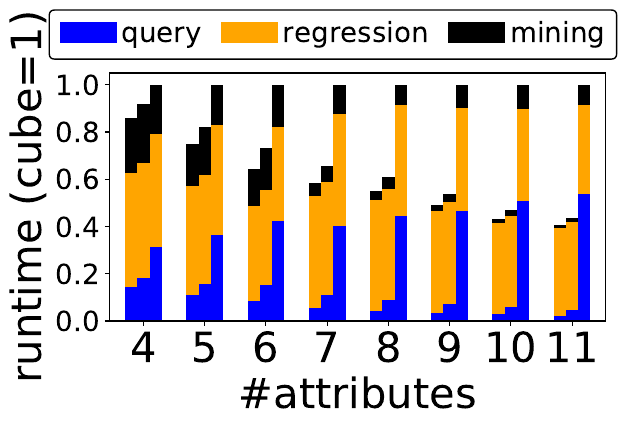

The script that saved this image:
import pandas as pd
import statsmodels.formula.api as sm
import matplotlib
matplotlib.use('PDF')
import matplotlib.patches as mpatches
import pylab as pl
from numpy import arange,power

def main():
    df_bar=pd.read_csv('crime_bar.csv',
                       index_col=['num_attribute'])
    pl.ioff()

    
    cube_bar=df_bar.query('algo==\'cube\'')[['query','regression','mining']]
    _1q1g_bar=df_bar.query('algo==\'1Q1G\'')[['query','regression','mining']]
    arp_bar=df_bar.query('algo==\'ARP-mine\'')[['query','regression','mining']]

    for index in cube_bar.index:
        norm=df_bar.query('algo==\'cube\'')['total'][index]
        for col in ['query','regression','mining']:
            cube_bar[col][index]/=norm
            _1q1g_bar[col][index]/=norm
            arp_bar[col][index]/=norm

    query_col = 'blue'
    regression_col = 'orange'
    mining_col = 'black'
    
    mycolors=[query_col, regression_col, mining_col]

    ax = pl.subplot()
    ax=cube_bar.plot.bar(stacked=True,position=-0.5,width=0.2,color=mycolors)
    ax=_1q1g_bar.plot.bar(ax=ax,stacked=True,position=0.5,width=0.2,color=mycolors)
    ax=arp_bar.plot.bar(ax=ax,stacked=True,position=1.5,width=0.2,color=mycolors)
    ax.set_xlim(-0.55, 7.55)
    ax.set_ylim(0,1.05)

    ratio = 0.5
    xleft, xright = ax.get_xlim()
    ybottom, ytop = ax.get_ylim()
    ax.set_aspect(abs((xright-xleft)/(ybottom-ytop))*ratio)
    
    rects = ax.patches

    query_patch = mpatches.Patch(color=query_col, label='query')
    regression_patch = mpatches.Patch(color=regression_col, label='regression')
    mining_patch = mpatches.Patch(color=mining_col, label='mining')
    
    legend = pl.legend(handles=[query_patch,regression_patch,mining_patch], bbox_to_anchor=(-0.15, 1., 1.2, .102),ncol=3,mode="expand", fontsize=20, handletextpad=0.2, framealpha=1)    
    legend.get_frame().set_edgecolor('black')
    # For each bar: Place a label
##    done_x=set()
##    for rect in rects:
##        if rect.get_x() in done_x:
##            continue
##        # Get X and Y placement of label from rect.
##        x_value = rect.get_x() + rect.get_width() / 2
##        y_value = 1
##
##        done_x.add(rect.get_x())
##
##        # Number of points between bar and label. Change to your liking.
##        space = 5
##        # Vertical alignment for positive values
##        va = 'bottom'
##        
##        x="{0:0.1f}".format(rect.get_x()%1)
##        if x[-1]=='7':
##            label='ARP-mine'
##        elif x[-1]=='9':
##            label='share-grp'
##        else:
##            label='cube'
##
##        # Create annotation
##        matplotlib.pyplot.annotate(
##            label,                      # Use `label` as label
##            (x_value, y_value),         # Place label at end of the bar
##            rotation=90,
##            xytext=(0, space),          # Vertically shift label by `space`
##            textcoords="offset points", # Interpret `xytext` as offset in points
##            ha='center',                # Horizontally center label
##            va=va)                      # Vertically align label differently for
##                                        # positive and negative values.

    # axis
    ax.set_ylabel('runtime (cube=1)', fontsize=30)
    ax.set_xlabel('#attributes', fontsize=30)
    pl.xticks(rotation=0)
    for tick in ax.xaxis.get_major_ticks():
        tick.label.set_fontsize(30) 

    for tick in ax.yaxis.get_major_ticks():
        tick.label.set_fontsize(30) 

    pl.subplots_adjust(bottom=0.15)

    pl.show()
    pl.savefig("crime_bar.pdf", bbox_inches='tight')
if __name__=="__main__":
    main()
